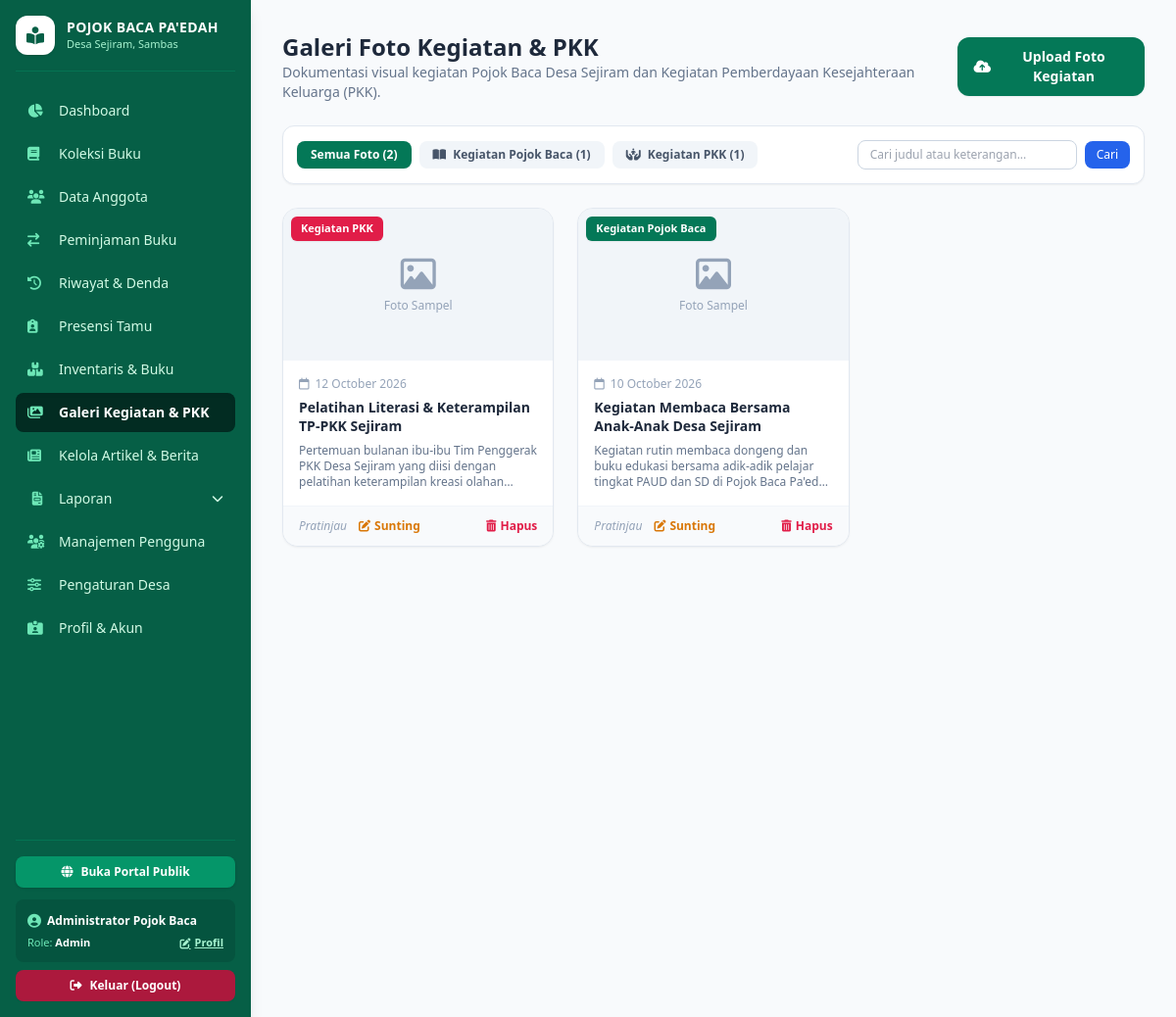
/galeri.php (signed in), run on the app's committed database.
### tables this page shows
CREATE TABLE IF NOT EXISTS `pengaturan` (
  `id` INT AUTO_INCREMENT PRIMARY KEY,
  `nama_instansi` VARCHAR(150) NOT NULL,
  `desa` VARCHAR(100) NOT NULL,
  `kabupaten` VARCHAR(100) NOT NULL,
  `alamat` TEXT NOT NULL,
  `jam_operasional` VARCHAR(100) NOT NULL DEFAULT '08.00 - 16.00 WIB',
  `durasi_pinjam_hari` INT NOT NULL DEFAULT 7,
  `denda_per_hari` INT NOT NULL DEFAULT 1000,
  `jabatan_kades` VARCHAR(100) NOT NULL DEFAULT 'Kepala Desa Sejiram',
  `nama_kades` VARCHAR(100) NOT NULL DEFAULT '',
  `nama_pengelola` VARCHAR(100) NOT NULL
);

CREATE TABLE IF NOT EXISTS `galeri` (
  `id` INT AUTO_INCREMENT PRIMARY KEY,
  `judul` VARCHAR(200) NOT NULL,
  `kategori` ENUM('Kegiatan Pojok Baca', 'Kegiatan PKK') NOT NULL,
  `foto` VARCHAR(255) NOT NULL,
  `tanggal` DATE NOT NULL,
  `keterangan` TEXT NULL,
  `created_at` TIMESTAMP DEFAULT CURRENT_TIMESTAMP
);

### galeri.php (the view, shortened to what the rows shown need)
<?php
require_once __DIR__ . '/config/database.php';
$sql = "SELECT * FROM galeri WHERE 1=1";
$params = [];
$sql .= " ORDER BY tanggal DESC, id DESC";
$stmt = $pdo->prepare($sql);
$stmt->execute($params);
$daftarGaleri = $stmt->fetchAll();
require_once __DIR__ . '/includes/header.php';
?>
<div class="flex flex-col md:flex-row justify-between items-start md:items-center gap-4 mb-6">
    <div>
        <h2 class="text-2xl font-bold text-slate-800">Galeri Foto Kegiatan & PKK</h2>
    </div>
</div>
<?php if (empty($daftarGaleri)): ?>
<div class="bg-white rounded-xl border border-slate-200 p-12 text-center text-slate-400">
    <i class="fa-regular fa-images text-5xl mb-3 text-slate-300"></i>
    <p class="font-medium">Belum ada dokumentasi foto yang cocok.</p>
    <p class="text-xs mt-1">Klik tombol "Upload Foto Kegiatan" di atas untuk menambahkan dokumentasi baru.</p>
</div>
<?php else: ?>
<div class="grid grid-cols-1 sm:grid-cols-2 lg:grid-cols-3 xl:grid-cols-4 gap-6">
    <?php foreach ($daftarGaleri as $g):
        $fotoPath = 'uploads/galeri/' . $g['foto'];
        $hasFile = file_exists(__DIR__ . '/' . $fotoPath);
    ?>
    <div class="bg-white rounded-2xl border border-slate-200 shadow-sm overflow-hidden flex flex-col justify-between hover:shadow-md transition">
        <div>
            <div class="relative bg-slate-100 aspect-video flex items-center justify-center overflow-hidden group">
                <?php if ($hasFile): ?>
                    <img src="<?= e($fotoPath) ?>" alt="<?= e($g['judul']) ?>" class="w-full h-full object-cover group-hover:scale-105 transition duration-300">
                <?php else: ?>
                    <div class="text-center p-4 text-slate-400">
                        <i class="fa-regular fa-image text-4xl mb-1"></i>
                        <p class="text-xs">Foto Sampel</p>
                    </div>
                <?php endif; ?>
                <span class="absolute top-2 left-2 px-2.5 py-1 rounded-md text-[11px] font-bold shadow-sm <?= $g['kategori'] === 'Kegiatan PKK' ? 'bg-rose-600 text-white' : 'bg-emerald-700 text-white' ?>">
                    <?= e($g['kategori']) ?>
                </span>
            </div>
            <div class="p-4">
                <div class="flex items-center gap-1.5 text-xs text-slate-400 mb-1.5 font-medium">
                    <i class="fa-regular fa-calendar"></i> <?= date('d F Y', strtotime($g['tanggal'])) ?>
                </div>
                <h3 class="font-bold text-slate-800 text-sm leading-snug line-clamp-2"><?= e($g['judul']) ?></h3>
                <?php if (!empty($g['keterangan'])): ?>
                <p class="text-xs text-slate-500 mt-2 line-clamp-3"><?= e($g['keterangan']) ?></p>
                <?php endif; ?>
            </div>
        </div>
        <div class="px-4 py-3 bg-slate-50 border-t border-slate-100 flex justify-between items-center text-xs">
            <div class="flex items-center gap-3">
                <?php if ($hasFile): ?>
                <a href="<?= e($fotoPath) ?>" target="_blank" class="text-emerald-700 hover:text-emerald-900 font-semibold flex items-center gap-1 transition" title="Lihat ukuran penuh">
                    <i class="fa-solid fa-up-right-from-square"></i> Lihat
                </a>
                <?php else: ?>
                <span class="text-slate-400 italic">Pratinjau</span>
                <?php endif; ?>
                <button type="button" onclick="bukaModalEdit(<?= htmlspecialchars(json_encode([
                    'id' => (int)$g['id'],
                    'judul' => $g['judul'],
                    'kategori' => $g['kategori'],
                    'tanggal' => $g['tanggal'],
                    'keterangan' => $g['keterangan'] ?: '',
                    'foto' => $g['foto'],
                    'foto_url' => $hasFile ? $fotoPath : ''
                ]), ENT_QUOTES, 'UTF-8') ?>)" class="text-amber-600 hover:text-amber-800 font-semibold flex items-center gap-1 transition" title="Sunting Dokumentasi">
                    <i class="fa-solid fa-pen-to-square"></i> Sunting
                </button>
            </div>
            <a href="galeri.php?hapus=<?= $g['id'] ?>" onclick="return confirm('Apakah Anda yakin ingin menghapus foto dokumentasi \'<?= e(addslashes($g['judul'])) ?>\'?')" class="text-rose-600 hover:text-rose-800 font-semibold flex items-center gap-1 transition" title="Hapus Dokumentasi">
                <i class="fa-solid fa-trash-can"></i> Hapus
            </a>
        </div>
    </div>
    <?php endforeach; ?>
</div>
<?php endif; ?>
<?php require_once __DIR__ . '/includes/footer.php'; ?>

### includes/header.php (shortened to what the rows shown need)
<?php
require_once __DIR__ . '/../config/database.php';
$stmtSetting = $pdo->query("SELECT * FROM pengaturan LIMIT 1");
$appSetting = $stmtSetting->fetch() ?: [
    'nama_instansi' => 'Pojok Baca Pa\'edah',
    'desa' => 'Desa Sejiram',
    'kabupaten' => 'Kabupaten Sambas',
    'alamat' => 'Jl. Pendidikan No. 01, Kantor Desa Sejiram',
    'jam_operasional' => '08.00 - 15.30 WIB',
    'durasi_pinjam_hari' => 7,
    'denda_per_hari' => 1000,
    'jabatan_kades' => 'Kepala Desa Sejiram',
    'nama_kades' => 'Hemdi',
    'nama_pengelola' => 'Pengelola Pojok Baca'
];
?>
<!DOCTYPE html>
<html lang="id">
<head>
    <script src="https://cdn.tailwindcss.com"></script>
    <link rel="stylesheet" href="https://cdnjs.cloudflare.com/ajax/libs/font-awesome/6.4.0/css/all.min.css">
</head>
<body class="bg-slate-50 text-slate-800 flex flex-col min-h-screen font-sans">
    <div class="flex flex-1">
        <aside class="w-64 bg-emerald-800 text-white flex-shrink-0 min-h-screen p-4 no-print flex flex-col justify-between shadow-lg">
            <div>
                <div class="flex items-center gap-3 pb-4 border-b border-emerald-700/80 mb-5">
                    <div>
                        <h1 class="font-bold text-sm tracking-wide leading-tight">POJOK BACA PA'EDAH</h1>
                        <p class="text-[11px] text-emerald-200"><?= e($appSetting['desa']) ?>, Sambas</p>
                    </div>
                </div>
            </div>
        </aside>
        <main class="flex-1 p-6 md:p-8 overflow-x-hidden">

### data on the page
pengaturan: desa "Desa Sejiram"
galeri: shows "Foto Sampel", kategori "Kegiatan PKK", tanggal "12 October 2026", judul "Pelatihan Literasi & Keterampilan TP-PKK Sejiram", keterangan "Pertemuan bulanan ibu-ibu Tim Penggerak PKK Desa Sejiram yang diisi dengan pelatihan keterampilan kreasi…", shows "Pratinjau"
galeri: shows "Foto Sampel", kategori "Kegiatan Pojok Baca", tanggal "10 October 2026", judul "Kegiatan Membaca Bersama Anak-Anak Desa Sejiram", keterangan "Kegiatan rutin membaca dongeng dan buku edukasi bersama adik-adik pelajar tingkat PAUD dan SD di Pojok Baca…", shows "Pratinjau"

### other printed values
$_SESSION['user_nama'] "Administrator Pojok Baca"
$_SESSION['user_role'] "Admin"
$totalPojokBaca "1"
$totalPKK "1"
